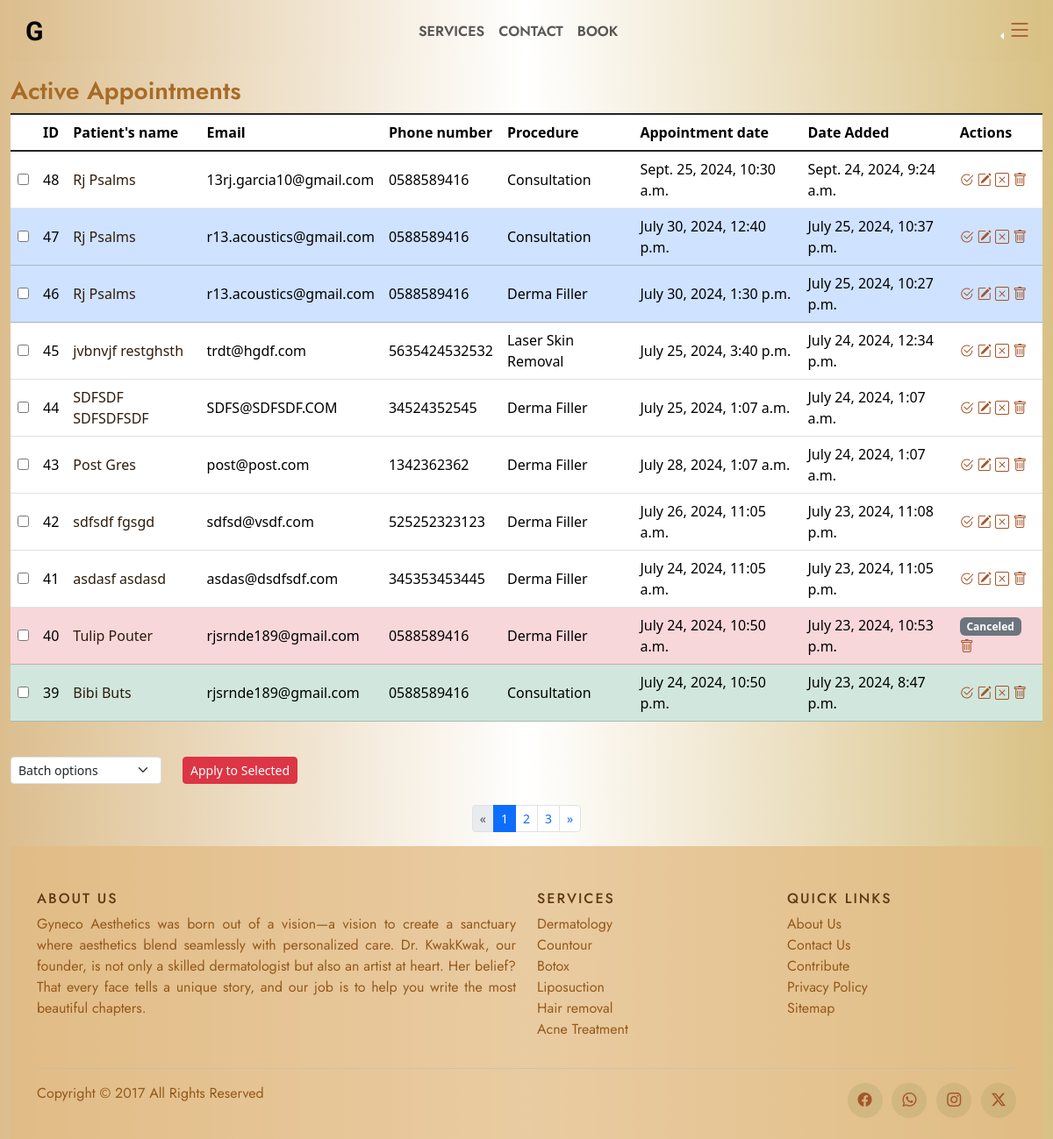
Screenshot of /active_appointments/ (signed in) with the database file from the repository.
### website/models.py (models this page shows, shortened)
class Patient(models.Model):
    first_name = models.CharField(max_length=100)
    last_name = models.CharField(max_length=100)
    service = models.ForeignKey(Category, on_delete=models.CASCADE, related_name="type_of")
    email = models.EmailField()
    phone_number = models.CharField(max_length=16)
    details = models.TextField(max_length=3000, null=True, blank=True)
    appt_date = models.DateTimeField()
    date_added = models.DateTimeField(auto_now_add=True)
    is_active = models.BooleanField(default=True, blank=True)
    is_done = models.BooleanField(default=False, blank=True)
    is_confirmed = models.BooleanField(default=False, blank=True)
    user = models.ForeignKey(settings.AUTH_USER_MODEL, on_delete=models.CASCADE, null=True, blank=True, related_name="booker")

class Category(models.Model):
    type = models.CharField(max_length=100)
    def __str__(self):
        return self.type

### website/views.py (the view)
# urls.py: path('active_appointments/', views.active_appointments, name='active_appointments'),
def active_appointments(request):
    patients = Patient.objects.all().order_by('-date_added')
    paginator = Paginator(patients ,10)
    page_number = request.GET.get('page')
    page_obj = paginator.get_page(page_number)
    return render(request, 'website/active_appointments.html', {
        'page_obj': page_obj
        })

### website/templates/website/active_appointments.html (shortened to what this page needs)
{% extends 'website/layout.html' %}
{% load static %}
{% block body %}
<div class="container-fluid">
    <h3>Active Appointments</h3>
    <form method="post" action="{% url 'manage_appointments' %}">
        <div class="table-responsive">
        <table class="table align-middle table-hover table-group-divider">
            <thead>
                <tr>
                    <th scope="col"></th>
                    <th scope="col">ID</th>
                    <th scope="col">Patient's name</th>
                    <th scope="col">Email</th>
                    <th scope="col">Phone number</th>
                    <th scope="col">Procedure</th>
                    <th scope="col">Appointment date</th>
                    <th scope="col">Date Added</th>
                    <th scope="col">Actions</th>
                </tr>
            </thead>
            <tbody class="table-group-divider my-lg-5">
                {% if page_obj %}
                {% for patient in page_obj %}
                <tr {% if not patient.is_active %} class="table-danger text-muted"
                    {% elif patient.is_done %}
                        class="table-success"
                    {% elif patient.is_confirmed%}
                    class="table-primary"
                    {% endif %}class="tablerow">
                    <td><input type="checkbox" name="selected_appointments" value="{{ patient.id }}"></td>
                    <td>{{ patient.id }}</td>
                    <td><a href="{% url 'appt_details' patient.id %}">{{ patient.first_name }} {{ patient.last_name }}</a></td>
                    <td>{{ patient.email }}</td>
                    <td>{{ patient.phone_number }}</td>
                    <td>{{ patient.service }}</td>
                    <td>{{ patient.appt_date }}</td>
                    <td>{{ patient.date_added }}</td>
                    <td>
                        {% if patient.is_active %}
                            {% if not patient.is_done %}
                                <a href="{% url 'done_appt' patient.id %}" value="done"><i class="bi bi-check2-circle" data-bs-toggle="tooltip" data-bs-title="Done"></i></a>
                            {% else %}
                                <a href="{% url 'undone_appt' patient.id %}" value="done"><i class="bi bi-check2-circle" data-bs-toggle="tooltip" data-bs-title="UnDone"></i></a>
                            {% endif %}
                        <a href="{% url 'edit_appointment' patient.id %}"><i class="bi bi-pencil-square" data-bs-toggle="tooltip" data-bs-title="Edit"></i></a>
                        <a href="{% url 'cancel_appointment' patient.id %}"  onclick="return confirm('Are you sure you want to CANCEL this appointment?')">
                            <i class="bi bi-x-square" data-bs-toggle="tooltip" data-bs-title="Cancel"></i></a>
                        <a href="{% url 'delete_appointment' patient.id %}"  onclick="return confirm('Are you sure you want to DELETE this appointment?\n THIS CANNOT BE UNDONE!')">
                            <i class="bi bi-trash" data-bs-toggle="tooltip" data-bs-title="Delete"></i></a>
                        {% else %}
                        <span class="badge bg-secondary">Canceled</span>
                        <a href="{% url 'delete_appointment' patient.id %}"  onclick="return confirm('Are you sure you want to DELETE this appointment? \n THIS CANNOT BE UNDONE!')">
                            <i class="bi bi-trash" data-bs-toggle="tooltip" data-bs-title="Delete"></i></a>
                        {% endif %}
                    </td>
                </tr>
                {% endfor %}
                {% endif %}
            </tbody>
        </table>
        </div>
        <br>
        <div class="d-flex justify-content-start">
            <div>
                <select name="action" class="form-select form-select-sm">
                    <option>Batch options</option>
                </select>
            </div>
            <div class="mx-4">
                <button type="submit" onclick="return confirm('Confirm batch action?')" class="btn btn-sm btn-danger">Apply to Selected</button>
            </div>
        </div>
    </form>
    <br>
     <nav aria-label="Page navigation">
        <ul class="pagination pagination-sm justify-content-center">
            {% if page_obj.has_previous %}
                <li class="page-item">
                    <a class="page-link" href="?page={{ page_obj.previous_page_number }}" aria-label="Previous">
                        <span aria-hidden="true">&laquo;</span>
                    </a>
                </li>
            {% else %}
                <li class="page-item disabled">
                    <a class="page-link" href="#" aria-label="Previous">
                        <span aria-hidden="true">&laquo;</span>
                    </a>
                </li>
            {% endif %}
            {% for num in page_obj.paginator.page_range %}
                {% if page_obj.number == num %}
                    <li class="page-item active"><a class="page-link" href="#">{{ num }}</a></li>
                {% else %}
                    <li class="page-item"><a class="page-link" href="?page={{ num }}">{{ num }}</a></li>
                {% endif %}
            {% endfor %}
            {% if page_obj.has_next %}
                <li class="page-item">
                    <a class="page-link" href="?page={{ page_obj.next_page_number }}" aria-label="Next">
                        <span aria-hidden="true">&raquo;</span>
                    </a>
                </li>
            {% else %}
                <li class="page-item disabled">
                    <a class="page-link" href="#" aria-label="Next">
                        <span aria-hidden="true">&raquo;</span>
                    </a>
                </li>
            {% endif %}
        </ul>
    </nav>
</div>
{% endblock %}

### website/static/website/instyle.css (style rules this page uses)
html { overflow-x: hidden !important; max-width : 100%; scroll-behavior: smooth; }
body, .navbar, .c-dropmenu { background-image: linear-gradient(to right, rgb(220, 190, 142), rgb(255, 255, 255), rgb(217, 193, 133)); }
a { text-decoration: none; color:#2e1c0b; }
.bi { color: rgb(165, 85, 42); }
h3 { font-family: "Jost", sans-serif; font-optical-sizing: auto; font-weight: 600; font-style: normal; color:rgb(168, 107, 38) }

### rows the page displays
Patient: id "48", first_name "Rj", last_name "Psalms", email "13rj.garcia10@gmail.com", phone_number "0588589416", service "Consultation", appt_date "Sept. 25, 2024, 10:30 a.m.", date_added "Sept. 24, 2024, 9:24 a.m.", is_active True (drawn)
Patient: id "47", first_name "Rj", last_name "Psalms", email "r13.acoustics@gmail.com", phone_number "0588589416", service "Consultation", appt_date "July 30, 2024, 12:40 p.m.", date_added "July 25, 2024, 10:37 p.m.", is_active True (drawn)
Patient: id "46", first_name "Rj", last_name "Psalms", email "r13.acoustics@gmail.com", phone_number "0588589416", service "Derma Filler", appt_date "July 30, 2024, 1:30 p.m.", date_added "July 25, 2024, 10:27 p.m.", is_active True (drawn)
Patient: id "45", first_name "jvbnvjf", last_name "restghsth", email "trdt@hgdf.com", phone_number "5635424532532", service "Laser Skin Removal", appt_date "July 25, 2024, 3:40 p.m.", date_added "July 24, 2024, 12:34 p.m.", is_active True (drawn)
Patient: id "44", first_name "SDFSDF", last_name "SDFSDFSDF", email "SDFS@SDFSDF.COM", phone_number "34524352545", service "Derma Filler", appt_date "July 25, 2024, 1:07 a.m.", date_added "July 24, 2024, 1:07 a.m.", is_active True (drawn)
Patient: id "43", first_name "Post", last_name "Gres", email "post@post.com", phone_number "1342362362", service "Derma Filler", appt_date "July 28, 2024, 1:07 a.m.", date_added "July 24, 2024, 1:07 a.m.", is_active True (drawn)
Patient: id "42", first_name "sdfsdf", last_name "fgsgd", email "sdfsd@vsdf.com", phone_number "525252323123", service "Derma Filler", appt_date "July 26, 2024, 11:05 a.m.", date_added "July 23, 2024, 11:08 p.m.", is_active True (drawn)
Patient: id "41", first_name "asdasf", last_name "asdasd", email "asdas@dsdfsdf.com", phone_number "345353453445", service "Derma Filler", appt_date "July 24, 2024, 11:05 a.m.", date_added "July 23, 2024, 11:05 p.m.", is_active True (drawn)
Patient: id "40", first_name "Tulip", last_name "Pouter", email "rjsrnde189@gmail.com", phone_number "0588589416", service "Derma Filler", appt_date "July 24, 2024, 10:50 a.m.", date_added "July 23, 2024, 10:53 p.m.", is_active "Canceled"
Patient: id "39", first_name "Bibi", last_name "Buts", email "rjsrnde189@gmail.com", phone_number "0588589416", service "Consultation", appt_date "July 24, 2024, 10:50 p.m.", date_added "July 23, 2024, 8:47 p.m.", is_active True (drawn)

### other values shown
{{ num }} "1"
{{ num }} "2" "3"
